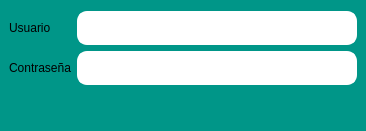
<?xml version="1.0" encoding="UTF-8"?>
<ui version="4.0">
 <class>loginWin</class>
 <widget class="QMainWindow" name="loginWin">
  <property name="geometry">
   <rect>
    <x>0</x>
    <y>0</y>
    <width>366</width>
    <height>131</height>
   </rect>
  </property>
  <property name="windowTitle">
   <string>Ingreso al Sistema</string>
  </property>
  <property name="styleSheet">
   <string notr="true">QLineEdit {
	background-color: white;
	border-style: outset;
	border-width: 2px;
	border-color: white;
	border-radius: 10px;
	font: bold 14px;
	min-width: 10em;
	padding: 6px;
}

QPushButton#btnSalir {
	border-radius: 15px;
	color: white;
	font-family: 'Roboto';
	font-size: 25px;
	image: url(&quot;../Iconos/cancelar.png&quot;);
}

QMainWindow#loginWin {
		background-color: #009688;
}
QLabel{
		font-family: 'Roboto';
}

QPushButton#btnIngresar {
	border-radius: 15px;
	color: white;
	font-family: 'Roboto';
	font-size: 25px;
	image: url(&quot;../Iconos/aceptar-ico.png&quot;);
}
QPushButton#btnAcercaDe {
	border-radius: 15px;
	color: white;
	font-family: 'Roboto';
	font-size: 25px;
	image: url(&quot;../Iconos/estrella.png&quot;);
}

QPushButton#btnIngresar:hover {
	background-color: green;
}
QPushButton#btnAcercaDe:hover {
	background-color: yellow;
}

QPushButton#btnSalir:hover {
	background-color: red;
}</string>
  </property>
  <widget class="QWidget" name="centralwidget">
   <layout class="QGridLayout" name="gridLayout_4">
    <item row="0" column="0">
     <layout class="QGridLayout" name="gridLayout_3">
      <item row="0" column="0">
       <layout class="QGridLayout" name="gridLayout">
        <item row="0" column="0">
         <widget class="QLabel" name="lblUsuario">
          <property name="text">
           <string>Usuario</string>
          </property>
         </widget>
        </item>
        <item row="0" column="1">
         <widget class="QLineEdit" name="leUsuario"/>
        </item>
        <item row="1" column="0">
         <widget class="QLabel" name="lblContrasena">
          <property name="text">
           <string>Contraseña</string>
          </property>
         </widget>
        </item>
        <item row="1" column="1">
         <widget class="QLineEdit" name="leContrasena">
          <property name="inputMethodHints">
           <set>Qt::ImhHiddenText|Qt::ImhNoAutoUppercase|Qt::ImhNoPredictiveText|Qt::ImhSensitiveData</set>
          </property>
          <property name="echoMode">
           <enum>QLineEdit::Password</enum>
          </property>
         </widget>
        </item>
       </layout>
      </item>
      <item row="1" column="0">
       <layout class="QGridLayout" name="gridLayout_2">
        <item row="0" column="0">
         <spacer name="horizontalSpacer">
          <property name="orientation">
           <enum>Qt::Horizontal</enum>
          </property>
          <property name="sizeHint" stdset="0">
           <size>
            <width>40</width>
            <height>20</height>
           </size>
          </property>
         </spacer>
        </item>
        <item row="0" column="1">
         <widget class="QPushButton" name="btnSalir">
          <property name="toolTip">
           <string>&lt;html&gt;&lt;head/&gt;&lt;body&gt;&lt;p&gt;Cerrar&lt;/p&gt;&lt;/body&gt;&lt;/html&gt;</string>
          </property>
          <property name="text">
           <string/>
          </property>
         </widget>
        </item>
        <item row="0" column="2">
         <widget class="QPushButton" name="btnIngresar">
          <property name="toolTip">
           <string>&lt;html&gt;&lt;head/&gt;&lt;body&gt;&lt;p&gt;Ingresar al sistema&lt;/p&gt;&lt;/body&gt;&lt;/html&gt;</string>
          </property>
          <property name="text">
           <string/>
          </property>
         </widget>
        </item>
        <item row="0" column="3">
         <widget class="QPushButton" name="btnAcercaDe">
          <property name="toolTip">
           <string>&lt;html&gt;&lt;head/&gt;&lt;body&gt;&lt;p&gt;Acerca del programa&lt;/p&gt;&lt;/body&gt;&lt;/html&gt;</string>
          </property>
          <property name="text">
           <string/>
          </property>
         </widget>
        </item>
        <item row="0" column="4">
         <spacer name="horizontalSpacer_2">
          <property name="orientation">
           <enum>Qt::Horizontal</enum>
          </property>
          <property name="sizeHint" stdset="0">
           <size>
            <width>40</width>
            <height>20</height>
           </size>
          </property>
         </spacer>
        </item>
       </layout>
      </item>
     </layout>
    </item>
   </layout>
  </widget>
 </widget>
 <resources/>
 <connections>
  <connection>
   <sender>btnSalir</sender>
   <signal>clicked()</signal>
   <receiver>loginWin</receiver>
   <slot>close()</slot>
   <hints>
    <hint type="sourcelabel">
     <x>85</x>
     <y>87</y>
    </hint>
    <hint type="destinationlabel">
     <x>18</x>
     <y>75</y>
    </hint>
   </hints>
  </connection>
 </connections>
</ui>
